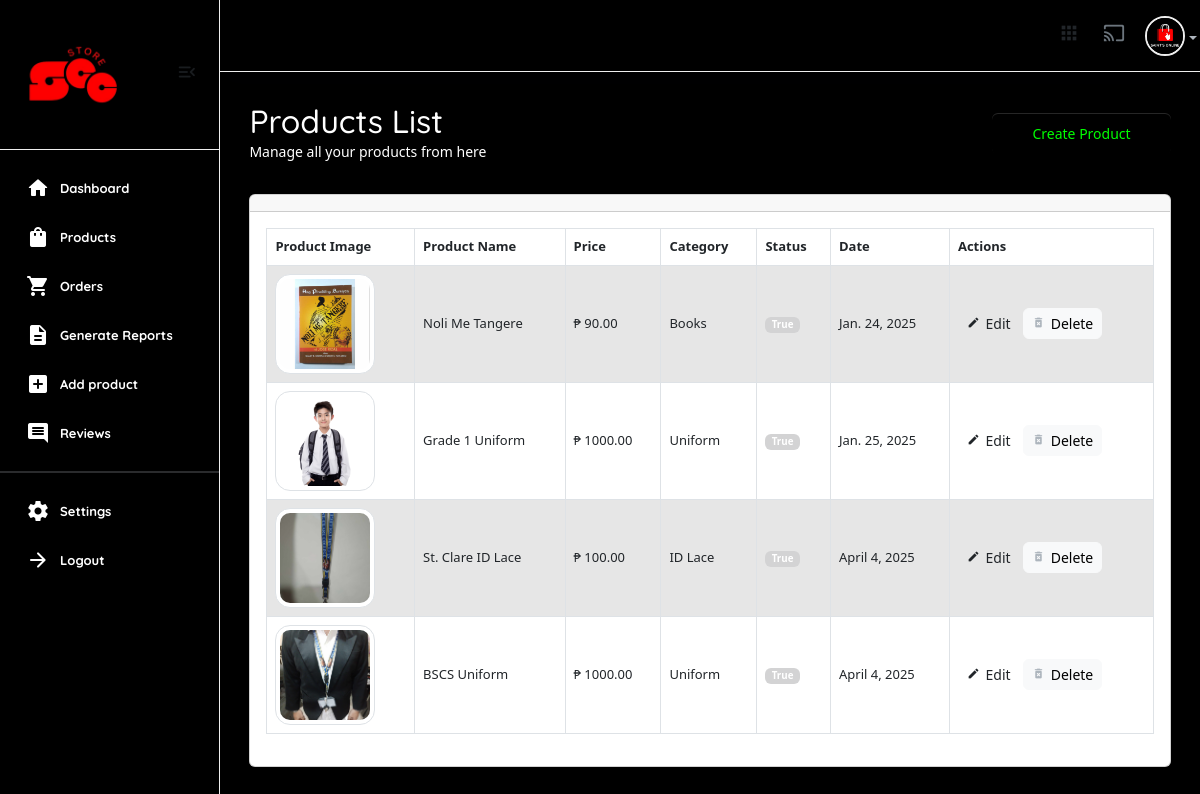
Before: /useradmin/products/ (signed in) with the older database file.
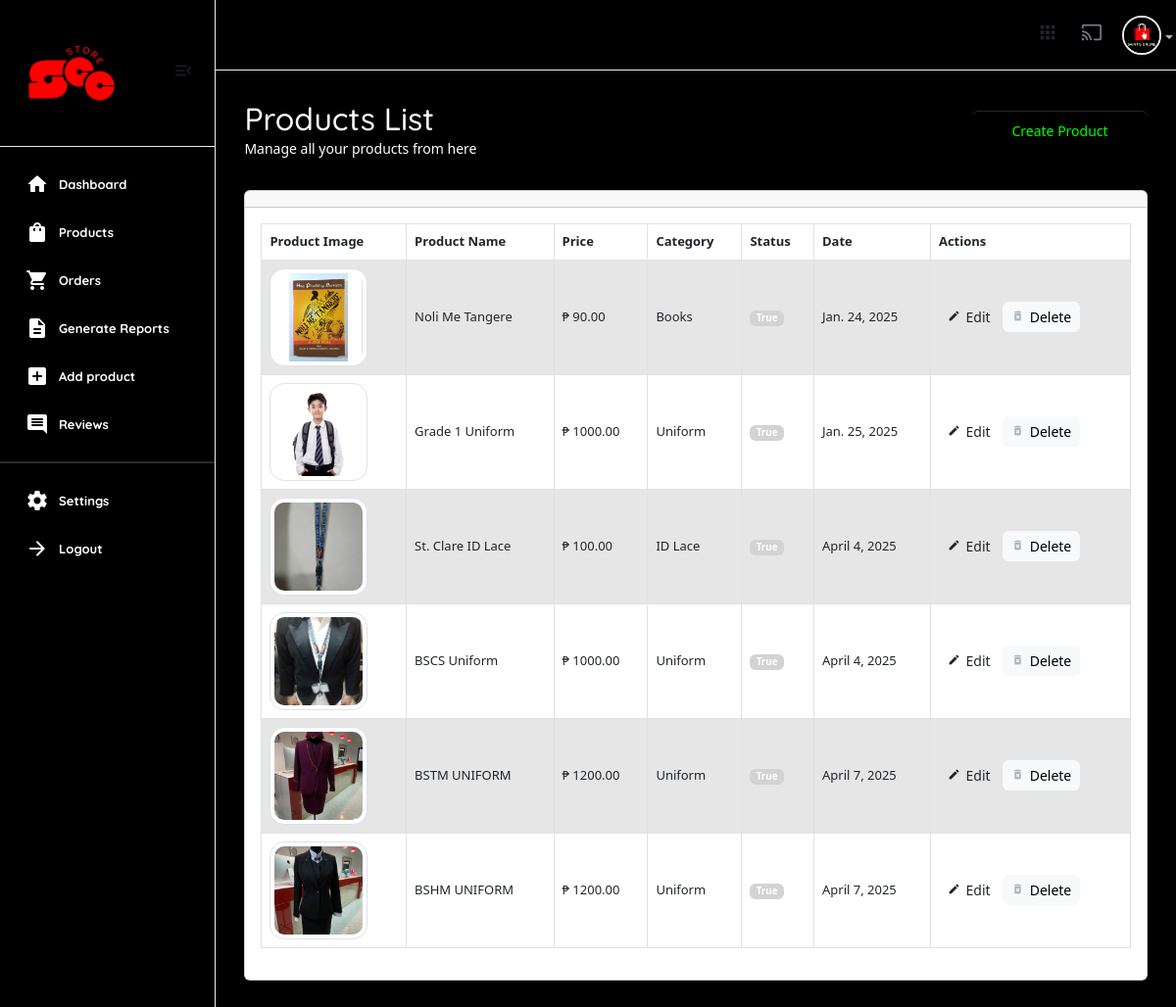
After: the same page with the newer database file.
### userauths/models.py (models this page shows, shortened)
class User(AbstractUser):
    email = models.EmailField(unique=True)
    username = models.CharField(max_length=100)
    bio = models.CharField(max_length=100)
    password = models.CharField(max_length=255)
    avatar = models.ImageField(upload_to='image/')
    USERNAME_FIELD = "email"
    REQUIRED_FIELDS = ['username']

class Profile(models.Model):
    user = models.OneToOneField(User, on_delete=models.CASCADE)
    image = models.ImageField(upload_to="image")
    full_name = models.CharField(max_length=200, null=True, blank=True)
    bio = models.CharField(max_length=200, null=True, blank=True)
    phone = models.CharField(max_length=200) # +234 (456) - 789
    address = models.CharField(max_length=200, null=True, blank=True)
    country = models.CharField(max_length=200, null=True, blank=True)
    relative_students = models.ManyToManyField(User, blank=True, related_name='parents', symmetrical=False)
    verified = models.BooleanField(default=False)

### core/models.py (models this page shows, shortened)
class Product(models.Model):
    pid = ShortUUIDField(unique=True, length=10, max_length=20, alphabet="abcdefgh12345")
    user = models.ForeignKey(User, on_delete=models.SET_NULL, null=True)
    category = models.ForeignKey(Category, on_delete=models.SET_NULL, null=True, related_name="category")
    vendor = models.ForeignKey(Vendor, on_delete=models.SET_NULL, null=True, related_name="product")
    title = models.CharField(max_length=100, default="Fresh Pear")
    image = models.ImageField(upload_to=user_directory_path, default="product.jpg")
    description = models.TextField(null=True, blank=True, default="This is the product")
    price = models.DecimalField(max_digits=12, decimal_places=2, default="0.00")
    old_price = models.DecimalField(max_digits=12, decimal_places=2, default="2.99", blank=True)
    vat = models.DecimalField(max_digits=12, decimal_places=2, default="0.00")
    cost = models.DecimalField(max_digits=12, decimal_places=2, default="0.00")
    specifications = models.TextField(null=True, blank=True)
    type = models.CharField(max_length=100, default="What is the product type?", null=True, blank=True)
    stock_count = models.IntegerField(default=0, null=True, blank=True)
    life = models.CharField(max_length=100, default="item life spand?", null=True, blank=True)
    mfd = models.DateField(auto_now_add=False, null=True, blank=True)
    tags = models.ManyToManyField(ProductTag, blank=True, related_name="products")
    product_status = models.CharField(choices=STATUS, max_length=100, default="In Review")
    status = models.BooleanField(default=True)
    in_stock = models.BooleanField(default=True)
    featured = models.BooleanField(default=True)
    digital = models.BooleanField(default=False)
    sku = ShortUUIDField(unique=True, length=4, max_length=10, prefix="sku", alphabet="abcdefgh")
    date = models.DateField(auto_now_add=True)
    updated = models.DateField(auto_now=True)
    class Meta:
        verbose_name_plural = "Product"

class Category(models.Model):
    cid = ShortUUIDField(unique=True, length=10, max_length=20, prefix="cat", alphabet="abcdefgh12345")
    title = models.CharField(max_length=100, default="Food")
    image = models.ImageField(upload_to="category", default="category.jpg")
    class Meta:
        verbose_name_plural = "Categories"
    def __str__(self):
        return self.title
    class Tags(models.Model):
        pass

### useradmin/views.py (the view)
# urls.py: path("products/", product_list_view, name="product-list"),
@user_passes_test(is_admin)
def products(request):
    all_products = Product.objects.all()
    all_categories = Category.objects.all()
    context = {
        "all_products": all_products,
        "all_categories": all_categories,
    }
    return render(request, "useradmin/products.html", context)

### core/context_processor.py (called while the page is built)
def default(request):
    categories = Category.objects.all()
    vendors = Vendor.objects.all()
    min_max_price = Product.objects.aggregate(Min("price"), Max("price"))
    try:
        address = Address.objects.get(user=request.user)
    except:
        address = None
    return {
        'categories': categories,
        'address':address,
        'vendors': vendors,
        'min_max_price':min_max_price
    }

### useradmin/views.py (called while the page is built)
def is_admin(user):
    return user.groups.filter(name='Staff').exists()

### templates/useradmin/products.html (shortened to what this page needs)
    {% extends 'useradmin/base.html' %}
    {% load static %}
    {% load humanize %}
    {% block content %}
    <section class="content-main">
        <div class="content-header">
            <div>
                <h2 class="content-title card-titles">Products List</h2>
                <p>Manage all your products from here</p>
            </div>
            <div>
                <a href="{% url 'useradmin:dashboard-add-products' %}" class="btn btn-primary btn-sm rounded">Create Product</a>
            </div>
        </div>
        <div class="card mb-4">
            <header class="card-header">
            </header>
            <div class="card-body">
                <table id="product-table" class="table table-bordered table-striped">
                    <thead>
                        <tr>
                            <th>Product Image</th>
                            <th>Product Name</th>
                            <th>Price</th>
                            <th>Category</th>
                            <th>Status</th>
                            <th>Date</th>
                            <th>Actions</th>
                        </tr>
                    </thead>
                    <tbody>
                        {% for p in all_products %}
                        <tr>
                            <td>
                                <img src="{{ p.image.url }}" style="width: 100px; height: 100px; object-fit: cover; border-radius: 15px" class="img-sm img-thumbnail" alt="Item" />
                            </td>
                            <td>{{ p.title }}</td>
                            <td>₱ {{ p.price|floatformat:2 }}</td>
                            <td>{{p.category}}</td>
                            <td><span class="badge alert-dark">{{ p.status }}</span></td>
                            <td>{{ p.date }}</td>
                            <td class="">
                                <a href="{% url 'useradmin:dashboard-edit-products' p.pid %}" class="btn btn-sm font-sm rounded btn-brand">
                                    <i class="material-icons md-edit"></i> Edit
                                </a>
                                <a href="{% url 'useradmin:dashboard-delete-products' p.pid %}" class="btn btn-sm font-sm btn-light rounded">
                                    <i class="material-icons md-delete_forever"></i> Delete
                                </a>
                            </td>
                        </tr>
                        {% endfor %}
                    </tbody>
                </table>
            </div>
    </section>
    {% endblock %}

### templates/useradmin/base.html (shortened to what this page needs)
{% load static %}
<!DOCTYPE html>
<html lang="en">
    <head>
        <link href="{% static 'assets2/css/main.css' %}" rel="stylesheet" type="text/css" />
        <link rel="stylesheet" href="https://cdnjs.cloudflare.com/ajax/libs/font-awesome/6.0.0/css/all.min.css" />
        <link href="https://cdn.jsdelivr.net/npm/select2@4.0.13/dist/css/select2.min.css" rel="stylesheet" />
        <link href="https://cdn.datatables.net/v/bs5/moment-2.29.4/jszip-3.10.1/dt-2.2.2/af-2.7.0/b-3.2.2/b-html5-3.2.2/b-print-3.2.2/cr-2.0.4/date-1.5.5/fc-5.0.4/fh-4.0.1/kt-2.12.1/r-3.0.4/rg-1.5.1/rr-1.5.0/sc-2.4.3/sb-1.8.2/sp-2.3.3/sl-3.0.0/datatables.min.css" rel="stylesheet">
        <link href="https://cdn.jsdelivr.net/npm/bootstrap@5.0.2/dist/css/bootstrap.min.css" rel="stylesheet">
        <link rel="stylesheet" href="{% static 'css/dataTables.bootstrap4.min.css' %}">
        <link rel="stylesheet" href="https://cdn.datatables.net/buttons/2.4.2/css/buttons.bootstrap4.min.css">
        <link href="https://cdn.jsdelivr.net/npm/bootstrap@5.3.0/dist/css/bootstrap.min.css" rel="stylesheet">
        <link href="https://cdn.jsdelivr.net/npm/bootstrap-icons@1.10.5/font/bootstrap-icons.css" rel="stylesheet">
    </head>
    <body>
        <aside class="navbar-aside" id="offcanvas_aside">
            <div class="aside-top">
                <a href="{% url 'useradmin:dashboard' %}" class="brand-wrap">
                    <img src="{% static 'assets/imgs/theme/owshit.png' %}" class="logo" alt="E-commerce Dashboard" />
                </a>
                <div>
                    <button class="btn btn-icon btn-aside-minimize"><i class="text-muted material-icons md-menu_open"> </i></button>
                </div>
            </div>
            <nav>
                <ul class="menu-aside">
                    <li class="menu-item active">
                        <a class="menu-link" href="{% url 'useradmin:dashboard' %}">
                            <i class="icon material-icons md-home"></i>
                            <span class="text">Dashboard</span>
                        </a>
                    </li>
                    <li class="menu-item">
                        <a class="menu-link" href="{% url 'useradmin:dashboard-products' %}">
                            <i class="icon material-icons md-shopping_bag"></i>
                            <span class="text">Products</span>
                        </a>
                    </li>
                    <li class="menu-item">
                        <a class="menu-link" href="{% url 'useradmin:orders' %}">
                            <i class="icon material-icons md-shopping_cart"></i>
                            <span class="text">Orders</span>
                        </a>
                    </li>
                    <li class="menu-item ">
                        <a class="menu-link" href="{% url 'useradmin:generate-reports' %}">
                            <i class="icon material-icons md-description"></i>
                            <span class="text">Generate Reports</span>
                        </a>
                    </li>
                    <li class="menu-item ">
                        <a class="menu-link" href="{% url 'useradmin:dashboard-add-products' %}">
                            <i class="icon material-icons md-add_box"></i>
                            <span class="text">Add product</span>
                        </a>
                    </li>
                    <li class="menu-item">
                        <a class="menu-link" href="{% url 'useradmin:reviews'%}">
                            <i class="icon material-icons md-comment"></i>
                            <span class="text">Reviews</span>
                        </a>
                    </li>
                </ul>
                <hr />
                <ul class="menu-aside">
                    <li class="menu-item">
                        <a class="menu-link" href="{% url 'useradmin:settings' %}">
                            <i class="icon material-icons md-settings"></i>
                            <span class="text">Settings</span>
                        </a>
                    </li>
                    <li class="menu-item">
                        <a class="menu-link" href="{% url 'userauths:sign-out' %}">
                            <i class="icon material-icons md-arrow_forward"></i>
                            <span class="text">Logout</span>
                        </a>
                    </li>
                </ul>
                <br />
                <br />
            </nav>
        </aside>
        <main class="main-wrap">
             <header class="main-header navbar">
                <div class="col-nav">
                    <button class="btn btn-icon btn-mobile me-auto" data-trigger="#offcanvas_aside"><i class="material-icons md-apps"></i></button>
                    <ul class="nav">
                        <li class="nav-item">
                            <a href="#" class="requestfullscreen nav-link btn-icon"><i class="material-icons md-cast"></i></a>
                        </li>
                        <li class="dropdown nav-item">
                            <a class="dropdown-toggle" data-bs-toggle="dropdown" href="#" id="dropdownAccount" aria-expanded="false">
                                {% if request.user.profile.image %}
                                <img class="img-xs rounded-circle" src="{{request.user.profile.image.url}}" alt="User" />
                                {% else %}
                                <img class="img-xs rounded-circle" src="https://www.shutterstock.com/image-vector/vector-flat-illustration-grayscale-avatar-600nw-2281862025.jpg" alt="User" />
                                {% endif %}
                            </a>
                        </li>
                    </ul>
                </div>
            </header>
            {% block content %}
            {% endblock content %}
        </main>
    </body>
</html>

Changed rows visible on the page:
added Product: image (picture), title "BSTM UNIFORM", price "1200.00", category "Uniform", status "True", date "April 7, 2025"
added Product: image (picture), title "BSHM UNIFORM", price "1200.00", category "Uniform", status "True", date "April 7, 2025"
